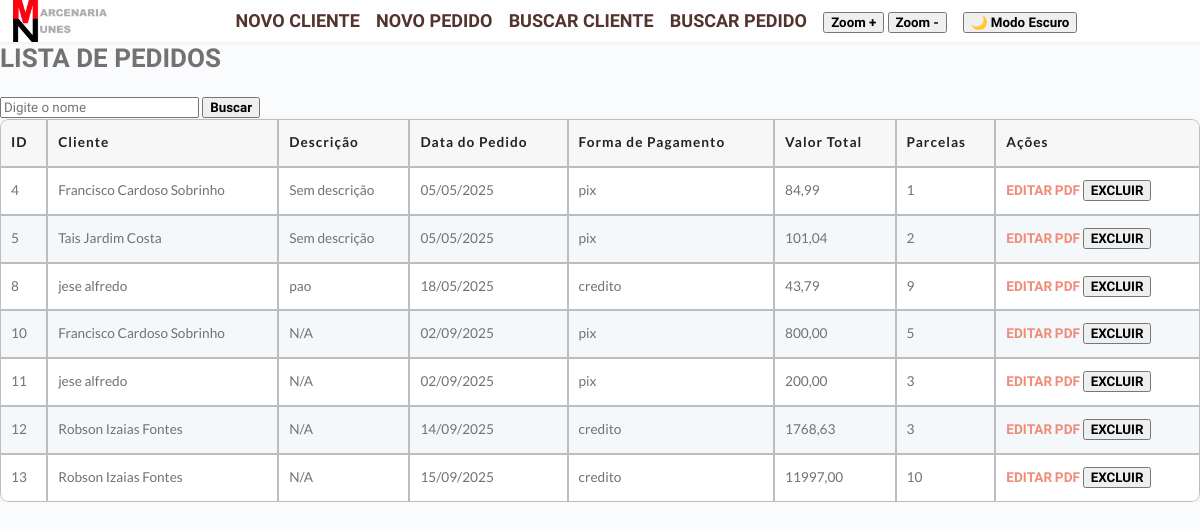
Page /lista_pedidos/ on the committed database.
### prime/models.py (models this page shows, shortened)
class Pedido(models.Model):
    cliente = models.ForeignKey('Cliente', on_delete=models.CASCADE)
    descricao = models.TextField(null=True, blank=True)
    data_pedido = models.DateField(null=True, blank=True)
    data_entrega = models.DateField(null=True, blank=True)
    forma_pagamento = models.CharField(
        max_length=20,
        choices=[
            ('pix', 'Pix'),
            ('dinheiro', 'Dinheiro'),
            ('debito', 'Cartão de Débito'),
            ('credito', 'Cartão de Crédito'),
        ],
        blank=True,
        null=True
    )
    parcelas = models.IntegerField(default=1)
    valor_total = models.DecimalField(max_digits=10, decimal_places=2, default=0.00)
    valor_parcela = models.DecimalField(max_digits=10, decimal_places=2, default=0.00)
    subtotal = models.DecimalField(max_digits=10, decimal_places=2, default=0.00)
    acrescimo = models.DecimalField(max_digits=10, decimal_places=2, default=0.00, blank=True, null=True)
    desconto = models.DecimalField(max_digits=10, decimal_places=2, default=0.00, blank=True, null=True)
    pedido_fechado = models.BooleanField(default=False)
    situacao = models.CharField(
        max_length=20,
        choices=[
            ('nao_iniciado', 'Não Iniciado'),
            ('em_andamento', 'Em Andamento'),
            ('finalizado', 'Finalizado'),
        ],
        default='nao_iniciado'
    )

class Cliente(models.Model):
    nome = models.CharField(max_length=100)
    cpf = models.CharField(max_length=14, unique=True, validators=[validate_cpf], blank=True,default="000.000.000-00")  # Define um valor padrão
    rg = models.CharField(max_length=12, unique=True, default="000000000")  # Define um valor padrão
    data_nascimento = models.DateField(default=datetime.date.today, null=True, blank=True) # rmato dd/mm/aaaa
    cep = models.CharField(max_length=9, default="00000-000")  # Define um valor padrão
    endereco = models.CharField(max_length=255, default="Não informado")  # Define um valor padrão
    numero = models.CharField(max_length=10, default="S/N")  # Define um valor padrão
    complemento = models.CharField(max_length=100, default="Nenhum")  # Define um valor padrão
    cidade = models.CharField(max_length=100, default="Desconhecida")  # Define um valor padrão
    estado = models.CharField(max_length=2, default="XX")  # Define um valor padrão
    telefone1 = models.CharField(max_length=15, blank=True, default="Não informado")  # Define um valor padrão
    telefone2 = models.CharField(max_length=15, blank=True, default="Não informado")  # Define um valor padrão
    email = models.EmailField(blank=True) ## Permitir valores nulos temporariamente
    historico_pedidos = models.TextField(blank=True, default="")  # Define um valor padrão

### prime/views.py (the view)
# urls.py: path('lista_pedidos/', views.lista_pedidos, name='lista_pedidos'),
def lista_pedidos(request):
    pedidos = Pedido.objects.all()  # Busca todos os pedidos no banco de dados
    return render(request, 'prime/lista_pedidos.html', {'pedidos': pedidos})

### prime/templates/prime/lista_pedidos.html (shortened to what this page needs)
{% load static %}
<!DOCTYPE html>
<html lang="pt-br">
<head>
    <link rel="stylesheet" href="{% static 'styles/style.css' %}">
    <link rel="stylesheet" href="https://stackpath.bootstrapcdn.com/font-awesome/4.7.0/css/font-awesome.min.css" type="text/css" media="all"/>
    <link rel="stylesheet" href="style.css" type="text/css" media="screen"/>
</head>
<body class="home sticky-menu sidebar-off claro" id="top">
<header class="header">
    <div class="header-wrap">
        <div class="logo plain logo-left">
            <div class="logo">
                <a href="{% url 'home' %}">
                    <img width="100" height="100" src="{% static 'image/logo-nunes.png' %}" class="Marcenaria nunes" alt="Logo da Marcenaria Nunes"/>
                </a>
            </div>
        </div>
        <nav id="nav" role="navigation">
            <div class="table">
                <div class="table-cell">
                    <ul id="menu-menu-1">
                        <li class="menu-item"><a href="{% url 'clientes' %}">Novo Cliente</a></li>
                        <li class="menu-item"><a href="{% url 'pedidos' %}">Novo pedido</a></li>
                        <li class="menu-item"><a href="{% url 'lista_clientes' %}">Buscar cliente</a></li>
                        <li class="menu-item"><a href="{% url 'lista_pedidos' %}">Buscar Pedido</a></li>
                        <li class="menu-item">
                            <button type="button" onclick="zoomIn()">Zoom +</button>
                            <button type="button" onclick="zoomOut()">Zoom -</button>
                        </li>
                        <li class="menu-item">
                            <button type="button" id="botaoModo" onclick="modoclaroescuro()">🌙 Modo Escuro</button>
                        </li>
                    </ul>
                </div>
            </div>
        </nav>
    </div>
</header>
<main>
    <br>
    <h1>Lista de Pedidos</h1>
    <form method="get" class="search-box">
        <input type="text" name="q" placeholder="Digite o nome" value="{{ termo }}">
        <button type="submit">Buscar</button>
    </form>
    <table>
        <thead>
            <tr>
                <th>ID</th>
                <th>Cliente</th>
                <th>Descrição</th>
                <th>Data do Pedido</th>
                <th>Forma de Pagamento</th>
                <th>Valor Total</th>
                <th>Parcelas</th>
                <th>Ações</th>
            </tr>
        </thead>
        <tbody>
            {% for pedido in pedidos %}
            <tr>
                <td>{{ pedido.id }}</td>
                <td>{{ pedido.cliente.nome|default:"N/A" }}</td>
                <td>{{ pedido.descricao|default:"N/A" }}</td>
                <td>{{ pedido.data_pedido|date:"d/m/Y" }}</td>
                <td>{{ pedido.forma_pagamento|default:"N/A" }}</td>
                <td>{{ pedido.valor_total|floatformat:2 }}</td>
                <td>{{ pedido.parcelas|default:"N/A" }}</td>
                <td>
                    <a href="{% url 'editar_pedido' pedido.id %}" class="btn btn-edit">Editar</a>
                    <a href="{% url 'detalhar_pedido_pdf' pedido.id %}" class="btn btn-pdf">PDF</a>
                    <form method="post" action="{% url 'excluir_pedido' pedido.id %}" style="display:inline;">
                        <button type="submit" class="btn btn-delete" onclick="return confirm('Tem certeza que deseja excluir este pedido?');">Excluir</button>
                    </form>
                </td>
            </tr>
            {% empty %}
            <tr>
                <td colspan="8">Nenhum pedido encontrado.</td>
            </tr>
            {% endfor %}
        </tbody>
    </table>
</main>
</body>
</html>

### prime/static/styles/style.css (style rules this page uses)
header.header:before { content: ''; position: absolute; top: 0; left: 0; width: 100%; height: 100%; }
header.header nav { text-align: center; position: absolute; left: -9999em; opacity: 0; -o-transition: opacity 0.25s ease-in-out; -webkit-transition: opacity 0.25s ease-in-out; -moz-transition: opacity 0.25s ease-in-out; transition: opacity 0.25s ease-in-out; }
header.header nav ul li { display: inline; margin-left: 1em; position: relative; }
header.header nav ul li:first-child { margin-left: 0; }
body.sticky-menu header.header { position: fixed; top: 0; left: 0; width: 100%; }
body.sticky-menu header.header:before { opacity: 0.8; }
.site-title, h1, h2, h3, h4, h5, h6, .meta, .more-link, .share-overlay, .content-aside, blockquote, .btn, button, .filter, input[type="text"], input[type="url"], input[type="email"], input[type="tel"], input[type="password"], textarea, .post-meta, .btn, button, .button, input[type="submit"], #edd_checkout_cart_wrap, #edd_checkout_form_wrap, header.header nav, .hero, #comments .url, .form-submit input[type="submit"] { font-family: 'Amatic SC', 'Heveltica Neue', Arial, sans-serif; }
.site-title, h1, h2, h3, h4, h5, h6, .meta, .more-link, .share-overlay, .content-aside, blockquote, .btn, button, .filter, .post-meta, .btn, button, .button, input[type="submit"], header.header nav, .hero, #comments .url, .form-submit input[type="submit"], .widget h4 { font-weight: 700; }
.side .widget, .post, header.header:before, header.header ul ul:before, .comments-wrapper, .author-wrap, .related-posts, .footer-widgets, .home-sticky { background: #fff; }
body, .main-archive .post.result, .main-archive .post.result a, .main-archive .post.result a:hover, .author-wrap a.author-socials { color: #737171; }
a, header.header nav ul > li.current_page_item > a, header.header nav ul > li.current-menu-item > a, header.header nav ul > li.current_page_ancestor > a, header.header nav ul > li.current-post-ancestor > a, header.header nav ul > li.current-page-ancestor > a, .meta a:hover, .single-post .content a, header.header nav a:hover, .widget a:hover, .side a:hover, .main-archive h2 a:hover, .related h6 a:hover, .home-sticky-post h3 a:hover { color: #f08c79; }
a:hover, a:hover, .meta a, .widget a, .side a, header.header nav a, footer.footer a:hover, .main-archive h2 a, .related h6 a, .home-sticky-post h3 a { color: #34495e; }
.more-link, .btn, h1, h2, h3, h4, h5, h6, .meta, .more-link, .band, .share-overlay, blockquote, .url, .comment-date, .site-title, input[type="submit"], header.header nav, .site-title { text-transform: uppercase; }
header.header .header-wrap { position: relative; display: table; width: 100%; max-width: 1330px; padding: 0.8 em 1; margin: 0 auto; }
header.header .logo, header.header .nav-trigger { display: table-cell; vertical-align: middle; }
header.header nav { display: table-cell; vertical-align: middle; position: relative; left: auto; opacity: 1; padding-right: 1em; }
header.header { position: relative; display: block; width: 100%; box-shadow: 0 0 5px 0 rgba(0, 0, 0, 0.07); z-index: 6; }
header.header .logo { width: 100px; }
header.header { padding-left: 1em; padding-right: 0; }
header.header nav ul li a { font-size: 18px; text-decoration: none; color: #53332d; font-family: 'Red Hat Display', sans-serif; }
a { text-decoration: none; transition: all 0.25s ease-in-out; color: #f08c79; }
body { font: 13px/1.6 'Roboto Slab', Georgia, serif; background-color: #fafbfc; color: #737171; margin: 0; padding: 0; }
html { font-size: 62.5%; height: 100%; -webkit-font-smoothing: antialiased; text-rendering: optimizeLegibility; }
ul { list-style: none; margin: 0; padding: 0; }
img { max-width: 100%; height: auto; display: block; }
html, body { margin: 0; padding: 0; width: 100vw; overflow-x: hidden; }

### rows in the picture
Pedido: id "4", cliente.nome "Francisco Cardoso Sobrinho", descricao "Sem descrição", data_pedido "05/05/2025", forma_pagamento "pix", valor_total "84,99", parcelas "1"
Pedido: id "5", cliente.nome "Tais Jardim Costa", descricao "Sem descrição", data_pedido "05/05/2025", forma_pagamento "pix", valor_total "101,04", parcelas "2"
Pedido: id "8", cliente.nome "jese alfredo", descricao "pao", data_pedido "18/05/2025", forma_pagamento "credito", valor_total "43,79", parcelas "9"
Pedido: id "10", cliente.nome "Francisco Cardoso Sobrinho", descricao "N/A", data_pedido "02/09/2025", forma_pagamento "pix", valor_total "800,00", parcelas "5"
Pedido: id "11", cliente.nome "jese alfredo", descricao "N/A", data_pedido "02/09/2025", forma_pagamento "pix", valor_total "200,00", parcelas "3"
Pedido: id "12", cliente.nome "Robson Izaias Fontes", descricao "N/A", data_pedido "14/09/2025", forma_pagamento "credito", valor_total "1768,63", parcelas "3"
Pedido: id "13", cliente.nome "Robson Izaias Fontes", descricao "N/A", data_pedido "15/09/2025", forma_pagamento "credito", valor_total "11997,00", parcelas "10"
